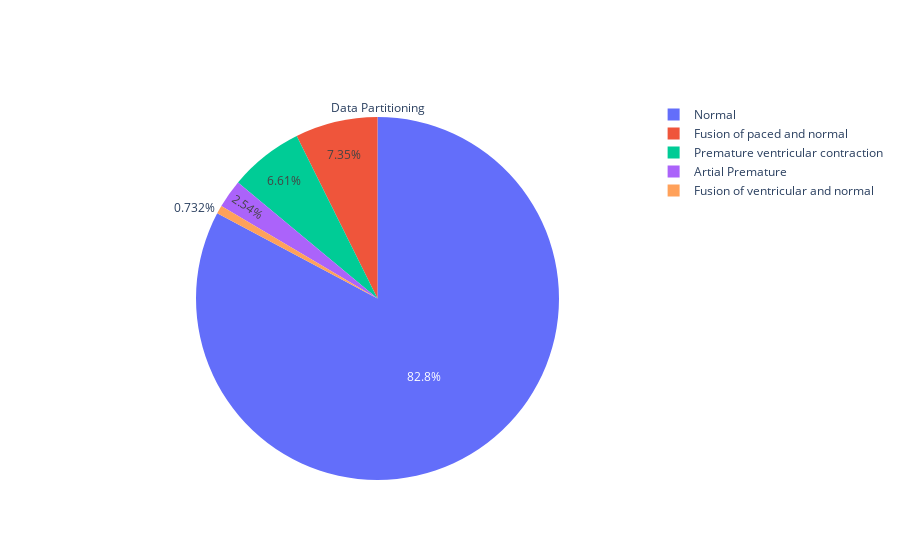

This figure's notebook cell:
### Code cell
labels = [classes[i] for i in list(repartition.index)]
values = repartition.values
fig = go.Figure(data=[go.Pie(labels=labels, values=values, title="Data Partitioning")])
fig.show()

### Figure 1 — Plotly figure (JSON) as saved in the notebook; plotly's stock layout.template omitted (floating-point values rounded to 4 significant figures)
{"data": [{"labels": ["Normal", "Fusion of paced and normal", "Premature ventricular contraction", "Artial Premature", "Fusion of ventricular and normal"], "title": {"text": "Data Partitioning"}, "type": "pie", "values": [72471, 6431, 5788, 2223, 641]}], "layout": {}}
